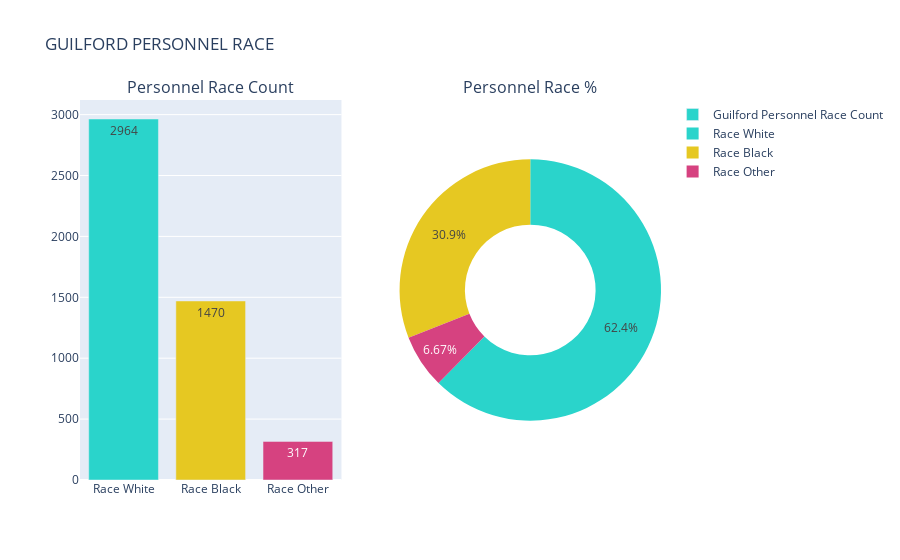

The notebook cell this image was saved under:
### Code cell
fig = make_subplots(rows=1, cols=2, 
                    specs=[[{"type": "xy"}, {"type": "domain"}]],
                    subplot_titles=('Personnel Race Count', 'Personnel Race %'))

fig.add_trace(go.Bar(x=guilford_race_p['race'], 
                     y=guilford_race_p['count'],
                     name='Guilford Personnel Race Count', 
                     text=guilford_race_p['count'],
                     textposition = 'auto',
                     marker=dict(color=['#2ad4cb','#e6c822', '#d64280'])), row=1, col=1)

fig.add_trace(go.Pie(labels=guilford_race_p['race'], 
                     values=guilford_race_p['count'], 
                     name='Guilford Personnel Race %',
                     hole = 0.5,
                     marker=dict(colors=['#2ad4cb','#e6c822', '#d64280'])), row=1, col=2)

fig.update_layout(height=500, 
                  title_text='GUILFORD PERSONNEL RACE',
                  showlegend=True)

fig.show()

### Figure 1 — Plotly figure (JSON) as saved in the notebook; plotly's stock layout.template omitted (floating-point values rounded to 4 significant figures)
{"data": [{"marker": {"color": ["#2ad4cb", "#e6c822", "#d64280"]}, "name": "Guilford Personnel Race Count", "text": [2964, 1470, 317], "textposition": "auto", "type": "bar", "x": ["Race White", "Race Black", "Race Other"], "xaxis": "x", "y": [2964, 1470, 317], "yaxis": "y"}, {"domain": {"x": [0.55, 1], "y": [0, 1]}, "hole": 0.5, "labels": ["Race White", "Race Black", "Race Other"], "marker": {"colors": ["#2ad4cb", "#e6c822", "#d64280"]}, "name": "Guilford Personnel Race %", "type": "pie", "values": [2964, 1470, 317]}], "layout": {"annotations": [{"font": {"size": 16}, "showarrow": false, "text": "Personnel Race Count", "x": 0.225, "xanchor": "center", "xref": "paper", "y": 1, "yanchor": "bottom", "yref": "paper"}, {"font": {"size": 16}, "showarrow": false, "text": "Personnel Race %", "x": 0.775, "xanchor": "center", "xref": "paper", "y": 1, "yanchor": "bottom", "yref": "paper"}], "autosize": true, "showlegend": true, "title": {"text": "GUILFORD PERSONNEL RACE"}, "xaxis": {"anchor": "y", "autorange": true, "domain": [0, 0.45], "range": [-0.5, 2.5], "type": "category"}, "yaxis": {"anchor": "x", "autorange": true, "domain": [0, 1], "range": [0, 3120], "type": "linear"}}}
